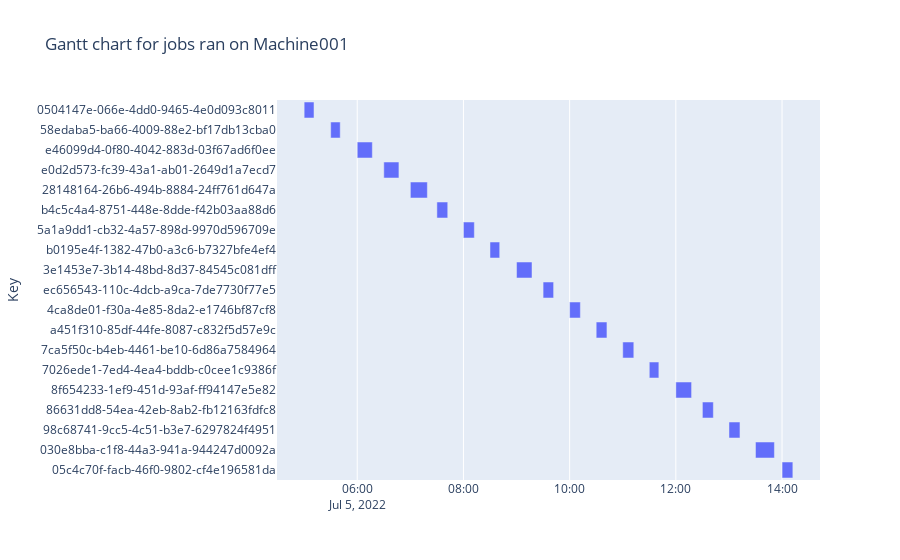

Here is the notebook cell this chart was saved with:
### Code cell
MachineD001_df = jobscsv.loc[jobscsv['HostMachineName'] == 'MachineD001']
MachineD001_df=MachineD001_df.sort_values(by='StartTime', ascending=True)
fig = px.timeline(MachineD001_df, x_start="StartTime", x_end="EndTime", y="Key",  title= "Gantt chart for jobs ran on Machine001")
fig.update_yaxes(autorange="reversed") # otherwise tasks are listed from the bottom up
fig.show()

### Figure 1 — Plotly figure (JSON) as saved in the notebook; plotly's stock layout.template omitted (floating-point values rounded to 4 significant figures)
{"data": [{"alignmentgroup": "True", "base": ["2022-07-05T05:00:01", "2022-07-05T05:30:01", "2022-07-05T06:00:00", "2022-07-05T06:30:01", "2022-07-05T07:00:02", "2022-07-05T07:30:00", "2022-07-05T08:00:00", "2022-07-05T08:30:00", "2022-07-05T09:00:00", "2022-07-05T09:30:00", "2022-07-05T10:00:00", "2022-07-05T10:30:00", "2022-07-05T11:00:01", "2022-07-05T11:30:00", "2022-07-05T12:00:00", "2022-07-05T12:30:01", "2022-07-05T13:00:02", "2022-07-05T13:30:00", "2022-07-05T14:00:03"], "hovertemplate": "StartTime=%{base}<br>EndTime=%{x}<br>Key=%{y}<extra></extra>", "legendgroup": "", "marker": {"color": "#636efa", "pattern": {"shape": ""}}, "name": "", "offsetgroup": "", "orientation": "h", "showlegend": false, "textposition": "auto", "type": "bar", "x": [667000, 646000, 1024000, 1026000, 1152000, 736000, 739000, 659000, 1050000, 714000, 728000, 730000, 750000, 649000, 1067000, 742000, 746000, 1283000, 730000], "xaxis": "x", "y": ["0504147e-066e-4dd0-9465-4e0d093c8011", "58edaba5-ba66-4009-88e2-bf17db13cba0", "e46099d4-0f80-4042-883d-03f67ad6f0ee", "e0d2d573-fc39-43a1-ab01-2649d1a7ecd7", "28148164-26b6-494b-8884-24ff761d647a", "b4c5c4a4-8751-448e-8dde-f42b03aa88d6", "5a1a9dd1-cb32-4a57-898d-9970d596709e", "b0195e4f-1382-47b0-a3c6-b7327bfe4ef4", "3e1453e7-3b14-48bd-8d37-84545c081dff", "ec656543-110c-4dcb-a9ca-7de7730f77e5", "4ca8de01-f30a-4e85-8da2-e1746bf87cf8", "a451f310-85df-44fe-8087-c832f5d57e9c", "7ca5f50c-b4eb-4461-be10-6d86a7584964", "7026ede1-7ed4-4ea4-bddb-c0cee1c9386f", "8f654233-1ef9-451d-93af-ff94147e5e82", "86631dd8-54ea-42eb-8ab2-fb12163fdfc8", "98c68741-9cc5-4c51-b3e7-6297824f4951", "030e8bba-c1f8-44a3-941a-944247d0092a", "05c4c70f-facb-46f0-9802-cf4e196581da"], "yaxis": "y"}], "layout": {"barmode": "overlay", "legend": {"tracegroupgap": 0}, "title": {"text": "Gantt chart for jobs ran on Machine001"}, "xaxis": {"anchor": "y", "domain": [0, 1], "type": "date"}, "yaxis": {"anchor": "x", "autorange": "reversed", "domain": [0, 1], "title": {"text": "Key"}}}}
